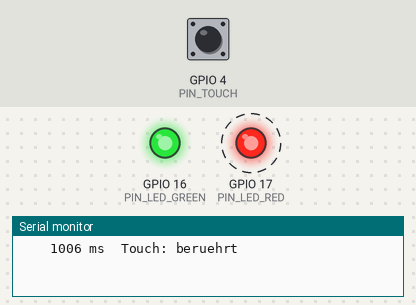
A sketch run on a simulated ESP32. On the bench: output pins drawn as LEDs (lit = HIGH), the last lines printed to the serial monitor. Dashed ring = blinking. Inputs (shaded band) come from the test bench; at power-on: GPIO 4 (PIN_TOUCH) HIGH.

Above: at 2.2 s.
2.3 s: GPIO 4 (PIN_TOUCH) pulled LOW for 0.15 s
At 2.38 s:
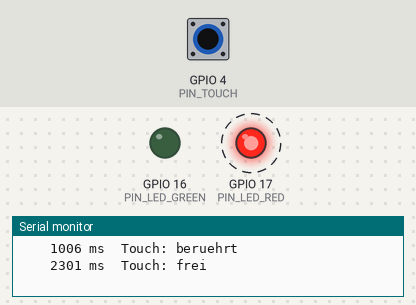
5.3 s: GPIO 4 (PIN_TOUCH) pulled LOW for 1 s
At 6.9 s:
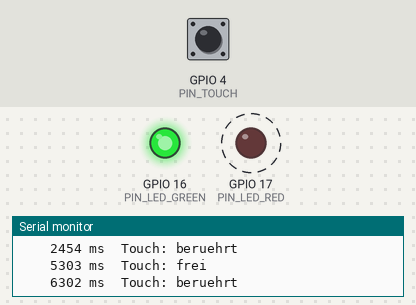
Timing chart, 0 to 14.3 s (numbered marks = the images above; inputs shaded):
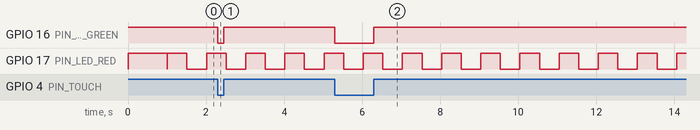

The sketch:

t02_leds_touch.ino
```cpp
/*
  SeedStick test 02: status LEDs and touch button
  ------------------------------------------------
  - At start both LEDs light for 1 s (checks the LED cables and the 150-ohm resistors).
  - Afterwards the green LED follows the touch pad and the red LED blinks once per second.
  - Every change of the touch pad is printed on the serial monitor (115200 baud).

  Wiring: LED green -> hole 23j (GPIO 16), LED red -> hole 22j (GPIO 17), each through its 150-ohm resistor
  in the LED cable; LED cathodes -> blue rail. Touch I/O -> hole 24j (GPIO 4), VCC -> red rail, GND -> blue rail.
  Do not touch the pad while switching on: the TTP223 calibrates itself in the first half second.
*/
const int PIN_LED_GREEN = 16;
const int PIN_LED_RED = 17;
const int PIN_TOUCH = 4;

void setup() {
  Serial.begin(115200);
  pinMode(PIN_LED_GREEN, OUTPUT);
  pinMode(PIN_LED_RED, OUTPUT);
  pinMode(PIN_TOUCH, INPUT);
  digitalWrite(PIN_LED_GREEN, HIGH);
  digitalWrite(PIN_LED_RED, HIGH);
  delay(1000);
  digitalWrite(PIN_LED_GREEN, LOW);
  digitalWrite(PIN_LED_RED, LOW);
  Serial.println("\n=== Test 02: LEDs und Touch ===");
  Serial.println("Beide LEDs haben 1 s geleuchtet? Jetzt das Touch-Pad antippen: gruen leuchtet, solange ihr beruehrt.");
}

void loop() {
  static int lastTouch = -1;
  static uint32_t lastBlink = 0;
  static bool red = false;

  int touch = digitalRead(PIN_TOUCH);
  digitalWrite(PIN_LED_GREEN, touch);
  if (touch != lastTouch) {
    Serial.printf("%8lu ms  Touch: %s\n", (unsigned long)millis(), touch ? "beruehrt" : "frei");
    lastTouch = touch;
  }
  if (millis() - lastBlink >= 500) {
    lastBlink = millis();
    red = !red;
    digitalWrite(PIN_LED_RED, red);
  }
  delay(5);
}
```

Measured:
- after the input at 2.3 s, GPIO 16 (PIN_LED_GREEN): HIGH → LOW at once, → HIGH 0.15 s later
- after the input at 5.3 s, GPIO 16 (PIN_LED_GREEN): HIGH → LOW at once, → HIGH 1.0 s later
- by itself, GPIO 17 (PIN_LED_RED): alternates HIGH for 0.50 s and LOW for 0.50 s
